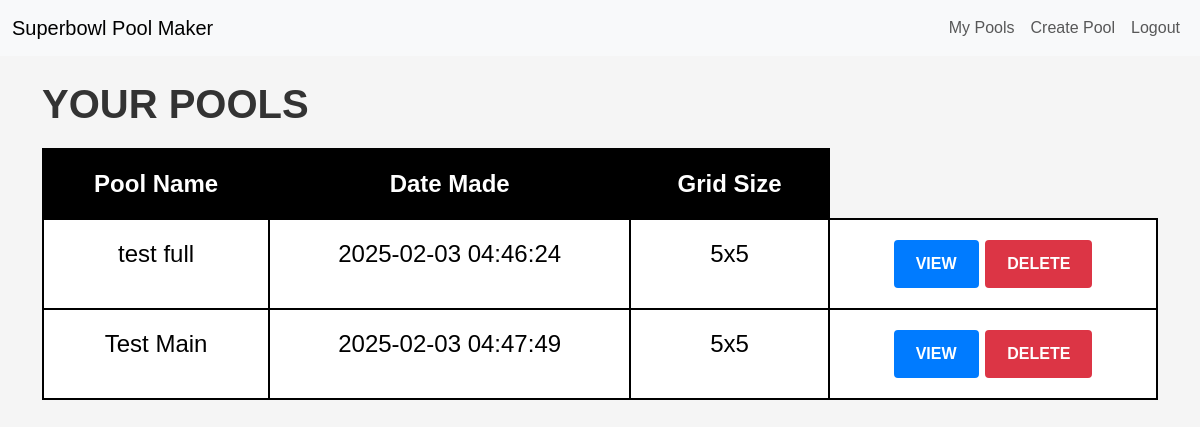
Page / (signed in) on the earlier database version.
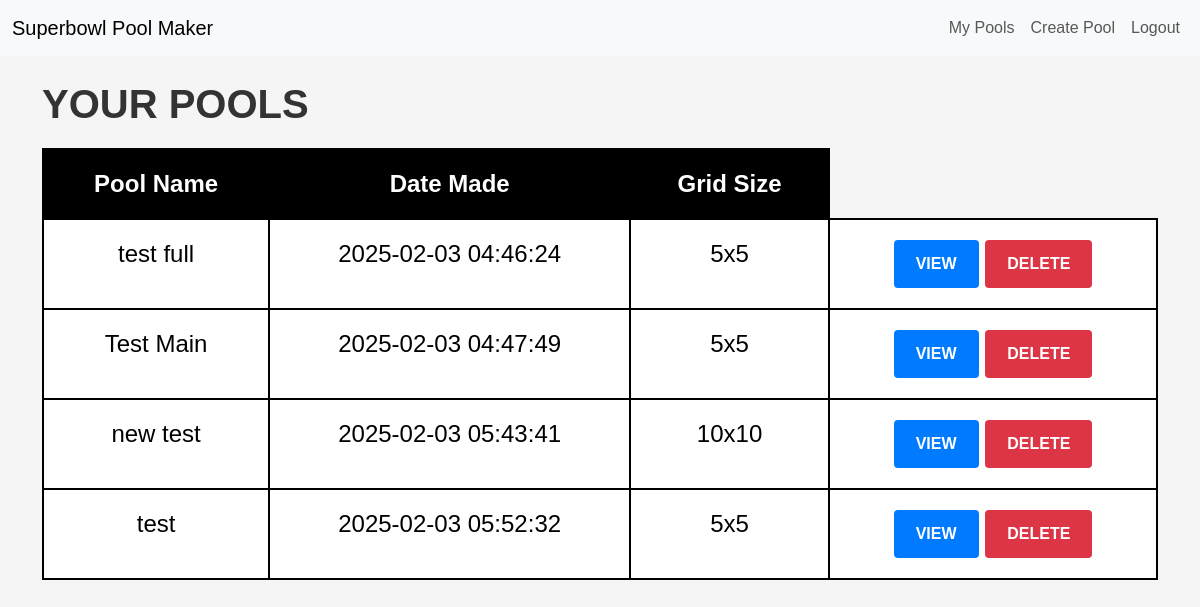
Same page on the later database version.
### tables this page shows
CREATE TABLE pools (
    id INTEGER PRIMARY KEY AUTOINCREMENT,
    name TEXT NOT NULL,
    grid_size INTEGER NOT NULL DEFAULT 10,
    owner_id INTEGER NOT NULL,
    created_at TIMESTAMP DEFAULT CURRENT_TIMESTAMP,
    is_locked BOOLEAN DEFAULT 0,
    FOREIGN KEY (owner_id) REFERENCES users (id)
);

### app.py (the view)
@app.route('/')
def index():
    user_id = session.get("user_id")
    if user_id:
        user_pool_list = user_pools(user_id)
        if not user_pool_list:
            flash("You have not created any pools yet.")
        return render_template('index.html', user_pool_list=user_pool_list)
    else:
        return redirect(url_for('new_session'))

### app.py (called while the page is built)
@app.teardown_appcontext
def close_connection(exception):
    db = getattr(g, '_database', None)
    if db is not None:
        logging.debug("Closing database connection")
        db.close()

### database_helper.py (called while the page is built)
def get_db():
    db = getattr(g, '_database', None)
    if db is None:
        db = g._database = sqlite3.connect(DATABASE, timeout=30)
        db.row_factory = sqlite3.Row
    return db

def user_pools(user_id):
    db = get_db()
    try:
        pools = db.execute("SELECT * FROM pools WHERE owner_id = ?", (user_id,)).fetchall()
        return pools
    except sqlite3.Error as e:
        return handle_db_error(e)
    except Exception as e:
        return handle_general_error(e)

### templates/index.html (shortened to what this page needs)
{% extends "layout.html" %}
{% block main %}
    <h1>Your Pools</h1>
    {% if user_pool_list %}
    <table class="table table-dark">
        <thead>
          <tr>
            <th scope="col">Pool Name</th>
            <th scope="col">Date Made</th>
            <th scope="col">Grid Size</th>
           </tr>
        </thead>
        <tbody>
          {% for row in user_pool_list %}
          <tr>
            <td>{{ row["name"] }}</td>
            <td>{{ row["created_at"] }}</td>
            <td>
              {% if row["grid_size"] == 6 %}
                  5x5
                {% elif row["grid_size"] == 11 %}
                  10x10
                {% else %}
                  {{ row["grid_size"] }}
              {% endif %}
            </td>
            <td>
                <a href="{{ url_for('view_pool', pool_id=row['id']) }}" class="btn btn-view btn-sm">View</a>
                <form action="{{ url_for('delete_pool_route', pool_id=row['id']) }}" method="post" style="display:inline;">
                    <button type="submit" class="btn btn-delete btn-sm">Delete</button>
                </form>
            </td>
          </tr>
          {% endfor %}
        </tbody>
    </table>
    {% else %}
    <p class="text-muted">You have not created any pools yet. <a href="{{ url_for('create_pool') }}">Create a pool now</a>.</p>
    {% endif %}
{% endblock %}

### templates/layout.html (shortened to what this page needs)
<html lang="en">
<head>
    <link href="https://cdn.jsdelivr.net/npm/bootstrap@5.3.3/dist/css/bootstrap.min.css" rel="stylesheet">
    <link href="/static/styles.css" rel="stylesheet">
</head>
<body>
    <nav class="navbar navbar-expand-lg navbar-light bg-light">
        <div class="container-fluid">
            <a class="navbar-brand" href="/">Superbowl Pool Maker</a>
            <div class="collapse navbar-collapse" id="navbarNav">
                <ul class="navbar-nav ms-auto">
                    {% if session.get('user_id') %}
                        <li class="nav-item">
                            <a class="nav-link" href="{{ url_for('index') }}">My Pools</a>
                        </li>
                        <li class="nav-item">
                            <a class="nav-link" href="{{ url_for('create_pool') }}">Create Pool</a>
                        </li>
                        <li class="nav-item">
                            <a class="nav-link" href="{{ url_for('logout') }}">Logout</a>
                        </li>
                    {% endif %}
                </ul>
            </div>
        </div>
    </nav>
    <main class="container mt-4">
        {% block main %}
        {% endblock %}
    </main>
</body>
</html>

### static/styles.css (style rules this page uses)
body { font-family: 'Arial', sans-serif; background-color: #f5f5f5; color: #333; margin: 0; padding: 0; }
h1, h2, h3, h4, h5, h6 { font-weight: bold; text-transform: uppercase; margin: 20px 0; }
.table { width: 100%; border-collapse: collapse; margin: 20px 0; }
.table th, .table td { border: 2px solid #000; padding: 20px; text-align: center; font-size: 1.5rem; }
.table th { background-color: #000; color: #fff; }
.table td { background-color: #fff; color: #000; }
.btn { display: inline-block; padding: 10px 20px; font-size: 1rem; font-weight: bold; text-transform: uppercase; text-align: center; text-decoration: none; color: #fff; background-color: #000; border: 2px solid #000; cursor: pointer; transition: background-color 0.3s, color 0.3s; }
.btn-view { background-color: #007bff; border-color: #007bff; }
.btn-delete { background-color: #dc3545; border-color: #dc3545; }
form { margin: 20px 0; }

Differences in the rows shown:
added pools: name "new test", created_at "2025-02-03 05:43:41", grid_size "10x10"
added pools: name "test", created_at "2025-02-03 05:52:32", grid_size "5x5"
